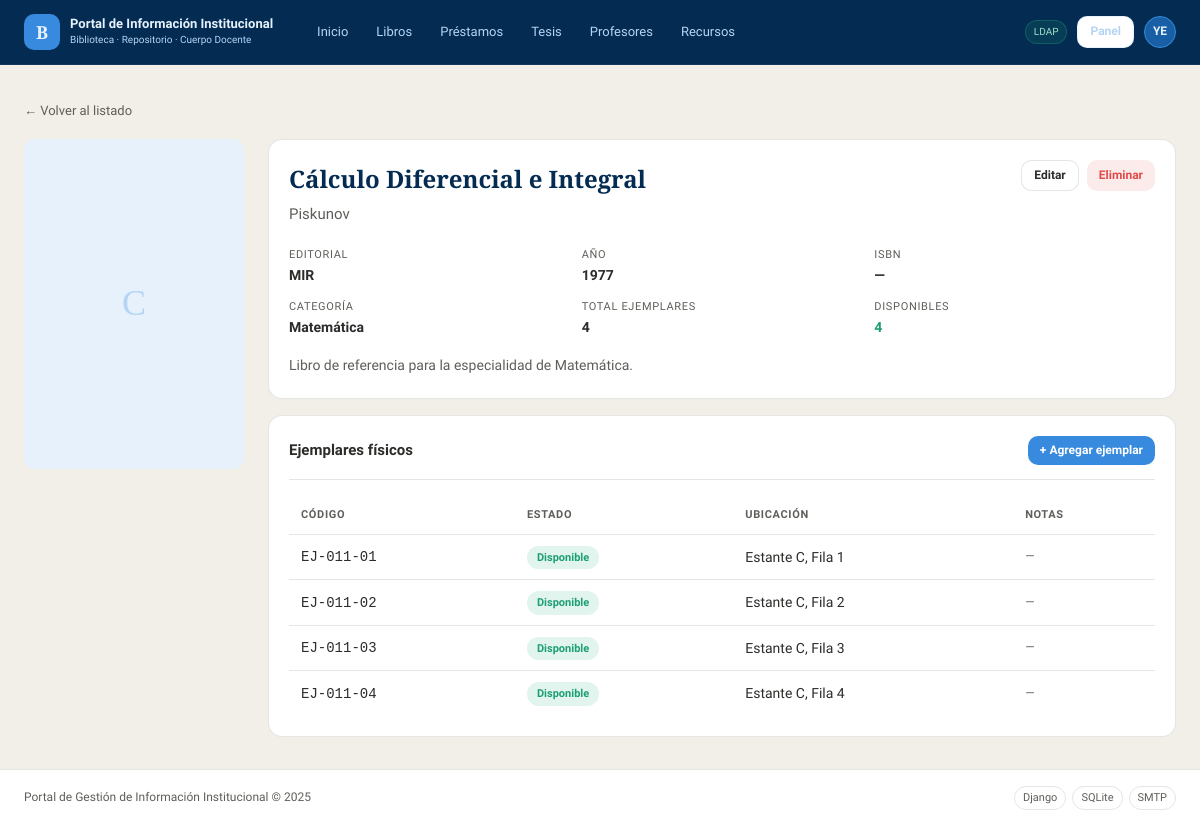
Screenshot of /biblioteca/libros/12/ (signed in) with the database file from the repository.
### biblioteca/models.py (models this page shows, shortened)
class Libro(models.Model):
    titulo    = models.CharField(max_length=300)
    autor     = models.CharField(max_length=200)
    editorial = models.CharField(max_length=200, blank=True)
    anio      = models.PositiveIntegerField(verbose_name='Año', null=True, blank=True)
    isbn      = models.CharField(max_length=20, blank=True, unique=True, null=True)
    categoria = models.ForeignKey(Categoria, on_delete=models.SET_NULL,
                                  null=True, blank=True, related_name='libros')
    descripcion  = models.TextField(blank=True)
    portada      = models.ImageField(upload_to='portadas/', null=True, blank=True)
    fecha_registro = models.DateTimeField(auto_now_add=True)
    class Meta:
        verbose_name        = 'Libro'
        verbose_name_plural = 'Libros'
        ordering            = ['titulo']
    def ejemplares_disponibles(self):
        return self.ejemplares.filter(estado='disponible').count()
    def total_ejemplares(self):
        return self.ejemplares.count()

class Categoria(models.Model):
    nombre      = models.CharField(max_length=100)
    descripcion = models.TextField(blank=True)
    class Meta:
        verbose_name        = 'Categoría'
        verbose_name_plural = 'Categorías'
        ordering            = ['nombre']
    def __str__(self):
        return self.nombre

class Ejemplar(models.Model):
    ESTADO_CHOICES = [
        ('disponible', 'Disponible'),
        ('prestado',   'Prestado'),
        ('reservado',  'Reservado'),
        ('deteriorado','Deteriorado'),
    ]
    libro    = models.ForeignKey(Libro, on_delete=models.CASCADE, related_name='ejemplares')
    codigo   = models.CharField(max_length=50, unique=True, verbose_name='Código')
    estado   = models.CharField(max_length=20, choices=ESTADO_CHOICES, default='disponible')
    ubicacion = models.CharField(max_length=100, blank=True,
                                  verbose_name='Ubicación en estantería')
    notas    = models.TextField(blank=True)
    class Meta:
        verbose_name        = 'Ejemplar'
        verbose_name_plural = 'Ejemplares'

### biblioteca/views.py (the view)
# urls.py: path('libros/<int:pk>/',                  views.libro_detail,       name='libro_detail'),
@login_required
def libro_detail(request, pk):
    libro     = get_object_or_404(Libro, pk=pk)
    ejemplares = libro.ejemplares.all()
    return render(request, 'biblioteca/libro_detail.html', {
        'libro':     libro,
        'ejemplares': ejemplares,
    })

### templates/biblioteca/libro_detail.html (shortened to what this page needs)
{% extends 'base.html' %}
{% block content %}
<div style="margin-bottom: 1rem;">
  <a href="{% url 'biblioteca:libro_list' %}" style="font-size:13px; color:var(--gris-medio);">
    ← Volver al listado
  </a>
</div>
<div style="display: grid; grid-template-columns: 220px 1fr; gap: 1.5rem;">
  <div>
    {% if libro.portada %}
      <img src="{{ libro.portada.url }}" alt="Portada"
           style="width:100%; border-radius:var(--radio-md); border:1px solid var(--borde);">
    {% else %}
      <div style="width:100%; aspect-ratio:2/3; background:var(--azul-fondo);
                  border-radius:var(--radio-md); display:flex; align-items:center;
                  justify-content:center; font-family:var(--fuente-titulo);
                  font-size:36px; color:var(--azul-palido);">
        {{ libro.titulo|slice:":1" }}
      </div>
    {% endif %}
  </div>
  <div>
    <div class="card" style="margin-bottom: 1rem;">
      <div style="display:flex; justify-content:space-between; align-items:flex-start;">
        <div>
          <h1 style="font-family:var(--fuente-titulo); font-size:24px; color:var(--azul-oscuro); margin-bottom:4px;">
            {{ libro.titulo }}
          </h1>
          <p style="font-size:15px; color:var(--gris-medio);">{{ libro.autor }}</p>
        </div>
        {% if user.is_staff %}
          <div style="display:flex; gap:8px;">
            <a href="{% url 'biblioteca:libro_editar' libro.pk %}" class="btn btn--secondary btn--sm">Editar</a>
            <a href="{% url 'biblioteca:libro_eliminar' libro.pk %}" class="btn btn--danger btn--sm">Eliminar</a>
          </div>
        {% endif %}
      </div>
      <div style="display:grid; grid-template-columns: repeat(3,1fr); gap:12px; margin-top:1.25rem;">
        <div>
          <div style="font-size:11px; color:var(--gris-medio); text-transform:uppercase; letter-spacing:.06em;">Editorial</div>
          <div style="font-size:14px; font-weight:600;">{{ libro.editorial|default:"—" }}</div>
        </div>
        <div>
          <div style="font-size:11px; color:var(--gris-medio); text-transform:uppercase; letter-spacing:.06em;">Año</div>
          <div style="font-size:14px; font-weight:600;">{{ libro.anio|default:"—" }}</div>
        </div>
        <div>
          <div style="font-size:11px; color:var(--gris-medio); text-transform:uppercase; letter-spacing:.06em;">ISBN</div>
          <div style="font-size:14px; font-weight:600;">{{ libro.isbn|default:"—" }}</div>
        </div>
        <div>
          <div style="font-size:11px; color:var(--gris-medio); text-transform:uppercase; letter-spacing:.06em;">Categoría</div>
          <div style="font-size:14px; font-weight:600;">{{ libro.categoria|default:"—" }}</div>
        </div>
        <div>
          <div style="font-size:11px; color:var(--gris-medio); text-transform:uppercase; letter-spacing:.06em;">Total ejemplares</div>
          <div style="font-size:14px; font-weight:600;">{{ libro.total_ejemplares }}</div>
        </div>
        <div>
          <div style="font-size:11px; color:var(--gris-medio); text-transform:uppercase; letter-spacing:.06em;">Disponibles</div>
          <div style="font-size:14px; font-weight:600; color:var(--verde);">{{ libro.ejemplares_disponibles }}</div>
        </div>
      </div>
      {% if libro.descripcion %}
        <p style="margin-top:1rem; font-size:14px; color:var(--gris-medio); line-height:1.7;">
          {{ libro.descripcion }}
        </p>
      {% endif %}
    </div>
    <div class="card">
      <div class="card__header">
        <div class="card__title">Ejemplares físicos</div>
        {% if user.is_staff %}
          <a href="{% url 'biblioteca:ejemplar_agregar' libro.pk %}" class="btn btn--primary btn--sm">+ Agregar ejemplar</a>
        {% endif %}
      </div>
      <div class="table-wrap">
        <table>
          <thead>
            <tr>
              <th>Código</th>
              <th>Estado</th>
              <th>Ubicación</th>
              <th>Notas</th>
            </tr>
          </thead>
          <tbody>
            {% for ej in ejemplares %}
            <tr>
              <td><code>{{ ej.codigo }}</code></td>
              <td><span class="badge badge--{{ ej.estado }}">{{ ej.get_estado_display }}</span></td>
              <td>{{ ej.ubicacion|default:"—" }}</td>
              <td style="font-size:12px; color:var(--gris-medio);">{{ ej.notas|default:"—" }}</td>
            </tr>
            {% empty %}
            <tr>
              <td colspan="4" style="text-align:center; color:var(--gris-medio); padding:1.5rem;">
                No hay ejemplares registrados.
              </td>
            </tr>
            {% endfor %}
          </tbody>
        </table>
      </div>
    </div>
  </div>
</div>
{% endblock %}

### templates/includes/navbar.html (shortened to what this page needs)
{% load static %}
<header class="navbar">
  <div class="navbar__inner">
    <a href="{% url 'home' %}" class="navbar__brand">
      <div class="navbar__logo">B</div>
      <div>
        <div class="navbar__title">Portal de Información Institucional</div>
        <div class="navbar__sub">Biblioteca · Repositorio · Cuerpo Docente</div>
      </div>
    </a>
    <nav class="navbar__nav">
      <a href="{% url 'home' %}" class="nav-link {% if request.resolver_match.url_name == 'home' %}nav-link--active{% endif %}">Inicio</a>
      <a href="{% url 'biblioteca:libro_list' %}" class="nav-link">Libros</a>
      <a href="{% url 'biblioteca:prestamo_list' %}" class="nav-link">Préstamos</a>
      <a href="{% url 'biblioteca:tesis_list' %}" class="nav-link">Tesis</a>
      <a href="{% url 'biblioteca:profesor_list' %}" class="nav-link">Profesores</a>
      <a href="{% url 'biblioteca:recurso_list' %}" class="nav-link">Recursos</a>
    </nav>
    <div class="navbar__auth">
      {% if user.is_authenticated %}
        <span class="ldap-badge">LDAP</span>
        {% if user.is_staff %}
          <a href="{% url 'biblioteca:panel' %}"
            class="btn btn--secondary btn--sm"
            style="color:var(--azul-palido); border-color:rgba(181,212,244,0.3);">
            Panel
          </a>
        {% endif %}
        <div class="user-menu">
          <div class="user-avatar">{{ user.username|slice:":2"|upper }}</div>
        </div>
      {% else %}
        <a href="{% url 'login' %}" class="btn btn--primary btn--sm">Iniciar sesión</a>
      {% endif %}
    </div>
  </div>
</header>

### static/css/main.css (style rules this page uses)
:root { --azul-oscuro: #042C53; --azul-medio: #0C447C; --azul: #185FA5; --azul-claro: #378ADD; --azul-palido: #B5D4F4; --azul-fondo: #E6F1FB; --verde: #1D9E75; --verde-fondo: #E1F5EE; --rojo: #E24B4A; --rojo-fondo: #FCEBEB; --ambar: #EF9F27; --ambar-fondo: #FAEEDA; --gris-texto: #2C2C2A; --gris-medio: #5F5E5A; --gris-suave: #B4B2A9; --gris-fondo: #F1EFE8; --blanco: #ffffff; --borde: rgba(44,44,42,0.12); --sombra: 0 1px 4px rgba(0,0,0,0.08); --radio-sm: 6px; --radio-md: 10px; --radio-lg: 14px; --radio-pill: 999px; --fuente-titulo: 'Playfair Display', Georgia, serif; --fuente-cuerpo: 'Source Sans 3', system-ui, sans-serif; }
*, *::before, *::after { box-sizing: border-box; margin: 0; padding: 0; }
html { font-size: 16px; }
body { font-family: var(--fuente-cuerpo); background: var(--gris-fondo); color: var(--gris-texto); line-height: 1.6; min-height: 100vh; display: flex; flex-direction: column; }
a { color: var(--azul-claro); text-decoration: none; }
.navbar { background: var(--azul-oscuro); position: sticky; top: 0; z-index: 100; border-bottom: 1px solid rgba(255,255,255,0.06); }
.navbar__inner { max-width: 1280px; margin: 0 auto; padding: 0 1.5rem; height: 64px; display: flex; align-items: center; gap: 2rem; }
.navbar__brand { display: flex; align-items: center; gap: 10px; text-decoration: none; flex-shrink: 0; }
.navbar__logo { width: 36px; height: 36px; border-radius: var(--radio-md); background: var(--azul-claro); display: flex; align-items: center; justify-content: center; font-family: var(--fuente-titulo); font-size: 18px; font-weight: 700; color: var(--azul-fondo); }
.navbar__title { font-size: 13px; font-weight: 600; color: var(--azul-fondo); line-height: 1.2; }
.navbar__sub { font-size: 10px; color: var(--azul-palido); font-weight: 300; }
.navbar__nav { display: flex; align-items: center; gap: 4px; flex: 1; }
.nav-link { font-size: 13px; color: var(--azul-palido); font-weight: 400; padding: 6px 12px; border-radius: var(--radio-pill); transition: background 0.15s, color 0.15s; }
.navbar__auth { display: flex; align-items: center; gap: 10px; margin-left: auto; }
.ldap-badge { font-size: 10px; color: #9FE1CB; background: rgba(29,158,117,0.15); border: 1px solid rgba(29,158,117,0.35); padding: 3px 8px; border-radius: var(--radio-pill); }
.user-menu { position: relative; }
.user-avatar { width: 32px; height: 32px; border-radius: 50%; background: var(--azul); border: 1px solid var(--azul-claro); display: flex; align-items: center; justify-content: center; font-size: 12px; font-weight: 600; color: var(--azul-fondo); cursor: pointer; }
.btn { display: inline-flex; align-items: center; gap: 6px; padding: 9px 18px; border-radius: var(--radio-md); font-size: 14px; font-weight: 600; font-family: var(--fuente-cuerpo); cursor: pointer; border: none; transition: opacity 0.15s, transform 0.1s; text-decoration: none; }
.btn--primary { background: var(--azul-claro); color: var(--blanco); }
.btn--secondary { background: var(--blanco); color: var(--gris-texto); border: 1px solid var(--borde); }
.btn--danger { background: var(--rojo-fondo); color: var(--rojo); }
.btn--sm { padding: 5px 12px; font-size: 12px; }
.card { background: var(--blanco); border: 1px solid var(--borde); border-radius: var(--radio-lg); padding: 1.25rem; }
.card__header { display: flex; align-items: center; justify-content: space-between; padding-bottom: 0.875rem; border-bottom: 1px solid var(--borde); margin-bottom: 1rem; }
.card__title { font-size: 15px; font-weight: 600; color: var(--gris-texto); display: flex; align-items: center; gap: 8px; }
.badge { font-size: 11px; font-weight: 600; padding: 3px 10px; border-radius: var(--radio-pill); display: inline-block; }
.badge--disponible { background: var(--verde-fondo); color: var(--verde); }
.table-wrap { overflow-x: auto; }
table { width: 100%; border-collapse: collapse; font-size: 14px; }
thead th { text-align: left; font-size: 11px; font-weight: 600; letter-spacing: 0.06em; text-transform: uppercase; color: var(--gris-medio); padding: 10px 12px; border-bottom: 1px solid var(--borde); }
tbody td { padding: 10px 12px; border-bottom: 1px solid var(--borde); color: var(--gris-texto); }
tbody tr:last-child td { border-bottom: none; }

### rows the page displays
Libro: titulo "C", titulo "Cálculo Diferencial e Integral", autor "Piskunov", editorial "MIR", anio "1977", isbn "—", categoria "Matemática", total_ejemplares "4", ejemplares_disponibles "4", descripcion "Libro de referencia para la especialidad de Matemática."
Ejemplar: codigo "EJ-011-01", estado "Disponible", ubicacion "Estante C, Fila 1", notas "—"
Ejemplar: codigo "EJ-011-02", estado "Disponible", ubicacion "Estante C, Fila 2", notas "—"
Ejemplar: codigo "EJ-011-03", estado "Disponible", ubicacion "Estante C, Fila 3", notas "—"
Ejemplar: codigo "EJ-011-04", estado "Disponible", ubicacion "Estante C, Fila 4", notas "—"

### other values shown
{{ user.username|slice:":2"|upper }} "YE"
